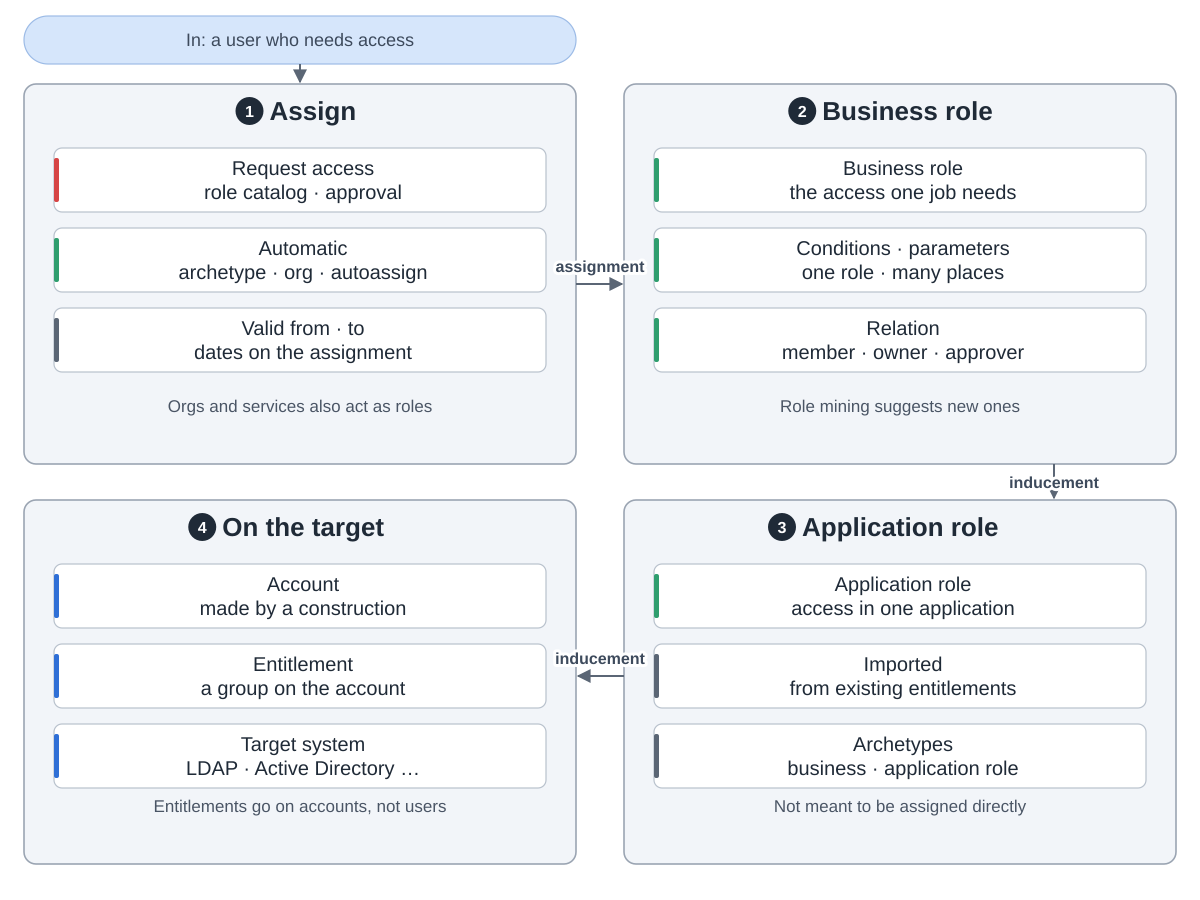

Here is the Python script that generated this plot:
"""How midPoint gives access: an assignment gives a user a role, inducements carry it down to accounts and groups.
Snake order: 1 assign (top left) -> 2 business role (top right) -> 3 application role (bottom right) -> 4 on the target (bottom left).
Drawn from Evolveum/midpoint at commit 160887ba (docs/roles-policies/roles: index, pdrbac, mining, role-autoassignment,
roles-services-and-orgs; docs/admin-gui/request-access; docs/concepts/activation; infra/schema common-core-3.xsd;
repo/system-init initial-objects/archetype 022, 028) and Evolveum/docs at 907aa8d
(midpoint/architecture/concepts/inducement-assignment-entitlement.adoc).
Run: python3 roles.py"""
import sys
from pathlib import Path

sys.path.insert(0, str(Path(__file__).resolve().parents[2] / "tools"))
from archdiagram import Diagram, L, R, GW, T1, H1, T2, H2  # noqa: E402

d = Diagram("How midPoint gives access",
            "In: a user who needs access. "
            "1 Assign: the user asks for a role in the role catalog and an approval follows, or midPoint assigns "
            "it on its own through an archetype, the org structure or an autoassign rule; an assignment can carry "
            "valid-from and valid-to dates. Orgs and services also act as roles. "
            "2 Business role: groups the access one job needs; conditions and parameters let one role serve "
            "many places, and the relation (member, owner, approver) changes what it gives. Role mining suggests "
            "new business roles from existing access. "
            "3 Application role: the access in one application, induced by business roles and not meant to be "
            "assigned directly; existing entitlements can be imported as application roles. Business role and "
            "application role are archetypes that ship with midPoint. "
            "4 On the target: an inducement makes the account and puts an entitlement, such as a group, on it, "
            "in LDAP, Active Directory and other systems. Entitlements belong to accounts, not users.")

d.pill(L, 16, GW, 48, "In: a user who needs access")
d.arrow(f"M{L + GW / 2} 64V{T1 - 2}")

d.group(L, T1, GW, H1, "Assign", 1)
d.column(L, T1, [("Request access|role catalog · approval", "review"),
                 ("Automatic|archetype · org · autoassign", "plan"),
                 ("Valid from · to|dates on the assignment", "data")])
d.notes(L, T1, H1, "Orgs and services also act as roles", "")

d.group(R, T1, GW, H1, "Business role", 2)
d.column(R, T1, [("Business role|the access one job needs", "plan"),
                 ("Conditions · parameters|one role · many places", "plan"),
                 ("Relation|member · owner · approver", "plan")])
d.notes(R, T1, H1, "Role mining suggests new ones", "")

d.group(R, T2, GW, H2, "Application role", 3)
d.column(R, T2, [("Application role|access in one application", "plan"),
                 ("Imported|from existing entitlements", "data"),
                 ("Archetypes|business · application role", "data")])
d.notes(R, T2, H2, "Not meant to be assigned directly", "")

d.group(L, T2, GW, H2, "On the target", 4)
d.column(L, T2, [("Account|made by a construction", "coding"),
                 ("Entitlement|a group on the account", "coding"),
                 ("Target system|LDAP · Active Directory …", "coding")])
d.notes(L, T2, H2, "Entitlements go on accounts, not users", "")

d.arrow(f"M{L + GW} {T1 + 200}H{R - 2}", label="assignment", at=(600, T1 + 188))
d.arrow(f"M{R + 430} {T1 + H1}V{T2 - 2}", label="inducement", at=(R + 430, T1 + H1 + 24))
d.arrow(f"M{R} {T2 + 176}H{L + GW + 2}", label="inducement", at=(600, T2 + 164))

d.save(Path(__file__).with_name("roles.svg"))
